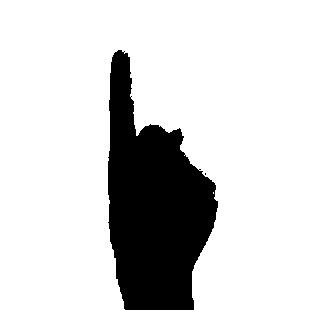
#> input picture data/test/b/4.jpg, 310 x 310 px, given in place of the camera
$ python collect-data.py
#> lines starting #> are read from the running program, lines starting #| are printed output that depends on the picture; after the words box and inside, x2 and y2 are one past the last pixel; in counts of white or black regions, pixels touching at a corner belong together; pictures that were not available may be replaced by others from this repository, and a replacement may not be noted
import cv2
import numpy as np
import os

# Create the directory structure
if not os.path.exists("data"):
    os.makedirs("data")
    os.makedirs("data/train")
    os.makedirs("data/test")
    os.makedirs("data/train/f")
    os.makedirs("data/train/b")
    os.makedirs("data/train/l")
    os.makedirs("data/train/r")
    os.makedirs("data/train/s")
    os.makedirs("data/train/d")
    os.makedirs("data/test/f")
    os.makedirs("data/test/b")
    os.makedirs("data/test/l")
    os.makedirs("data/test/r")
    os.makedirs("data/test/s")
    os.makedirs("data/test/d")


# Train or test
mode = 'train'
directory = 'data/'+mode+'/'

cap = cv2.VideoCapture(0)

while True:
    _, frame = cap.read()
#> frame is the input picture: shape (310, 310, 3); min 0, max 255, mean 208.4
    # Simulating mirror image
    frame = cv2.flip(frame, 1)
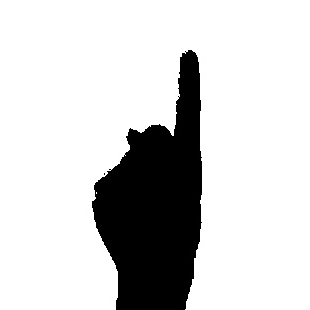
#> frame: shape (310, 310, 3); min 0, max 255, mean 208.4

    # Getting count of existing images
    count = {'forward': len(os.listdir(directory+"/f")),
             'backward': len(os.listdir(directory+"/b")),
             'left': len(os.listdir(directory+"/l")),
             'right': len(os.listdir(directory+"/r")),
             'stop': len(os.listdir(directory+"/s")),
             'brake': len(os.listdir(directory+"/d"))}

    # Printing the count in each set to the screen
    cv2.putText(frame, "MODE : "+mode, (10, 50), cv2.FONT_HERSHEY_PLAIN, 1, (0,255,255), 1)
    cv2.putText(frame, "IMAGE COUNT", (10, 100), cv2.FONT_HERSHEY_PLAIN, 1, (0,255,255), 1)
    cv2.putText(frame, "FORWARD : "+str(count['forward']), (10, 120), cv2.FONT_HERSHEY_PLAIN, 1, (0,255,255), 1)
    cv2.putText(frame, "BACKWARD : "+str(count['backward']), (10, 140), cv2.FONT_HERSHEY_PLAIN, 1, (0,255,255), 1)
    cv2.putText(frame, "LEFT : "+str(count['left']), (10, 160), cv2.FONT_HERSHEY_PLAIN, 1, (0,255,255), 1)
#> frame: shape (310, 310, 3); mean B, G, R 205.9, 208.4, 208.4
    cv2.putText(frame, "RIGHT : "+str(count['right']), (10, 180), cv2.FONT_HERSHEY_PLAIN, 1, (0,255,255), 1)
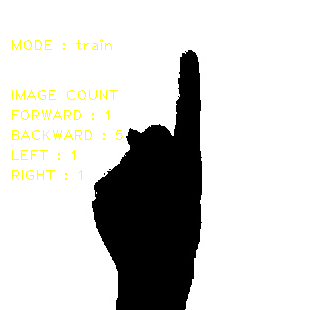
#> frame: shape (310, 310, 3); mean B, G, R 205.5, 208.4, 208.4
    cv2.putText(frame, "STOP : "+str(count['stop']), (10, 200), cv2.FONT_HERSHEY_PLAIN, 1, (0,255,255), 1)
    cv2.putText(frame, "BRAKE : "+str(count['brake']), (10, 220), cv2.FONT_HERSHEY_PLAIN, 1, (0,255,255), 1)

    # Coordinates of the ROI
    x1 = int(0.5*frame.shape[1])
#> x1 = 155
    y1 = 10
    x2 = frame.shape[1]-10
#> x2 = 300
    y2 = int(0.5*frame.shape[1])
#> y2 = 155
    # Drawing the ROI
    # The increment/decrement by 1 is to compensate for the bounding box
    cv2.rectangle(frame, (x1-1, y1-1), (x2+1, y2+1), (255,0,0) ,1)
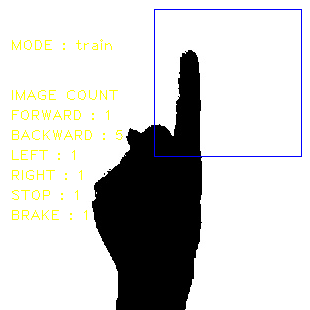
#> frame: shape (310, 310, 3); mean B, G, R 205.1, 207.1, 207.1
    # Extracting the ROI
    roi = frame[y1:y2, x1:x2]
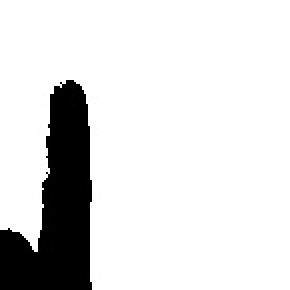
#> roi: shape (145, 145, 3) (shown 2 times larger); min 0, max 255, mean 220.6
    roi = cv2.resize(roi, (64, 64))
#> roi: shape (64, 64, 3)

    cv2.imshow("Frame", frame)

    # [5 lines of commented-out code are left out]
    roi = cv2.cvtColor(roi, cv2.COLOR_BGR2GRAY)
#> roi: shape (64, 64)
    _, roi = cv2.threshold(roi, 120, 255, cv2.THRESH_BINARY)
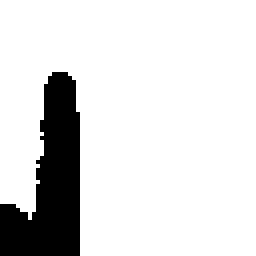
#> roi: shape (64, 64) (shown 4 times larger); 86.5% white; 1 black region, box (x1, y1, x2, y2) and area: (0, 18, 20, 64) 554
    cv2.imshow("ROI", roi)

    interrupt = cv2.waitKey(10)
#> (key Esc is pressed here)
    if interrupt & 0xFF == 27: # esc key
        break
    if interrupt & 0xFF == ord('f'):
        cv2.imwrite(directory+'f/'+str(count['forward'])+'.jpg', roi)
    if interrupt & 0xFF == ord('b'):
        cv2.imwrite(directory+'b/'+str(count['backward'])+'.jpg', roi)
    if interrupt & 0xFF == ord('l'):
        cv2.imwrite(directory+'l/'+str(count['left'])+'.jpg', roi)
    if interrupt & 0xFF == ord('r'):
        cv2.imwrite(directory+'r/'+str(count['right'])+'.jpg', roi)
    if interrupt & 0xFF == ord('s'):
        cv2.imwrite(directory+'s/'+str(count['stop'])+'.jpg', roi)
    if interrupt & 0xFF == ord('d'):
        cv2.imwrite(directory+'d/'+str(count['brake'])+'.jpg', roi)

cap.release()
cv2.destroyAllWindows()
"""
d = "old-data/test/f"
newd = "data/test/f"
for walk in os.walk(d):
    for file in walk[2]:
        roi = cv2.imread(d+"/"+file)
        roi = cv2.cvtColor(roi, cv2.COLOR_BGR2GRAY)
        _, mask = cv2.threshold(roi, 120, 255, cv2.THRESH_BINARY)
        cv2.imwrite(newd+"/"+file, mask)
"""
